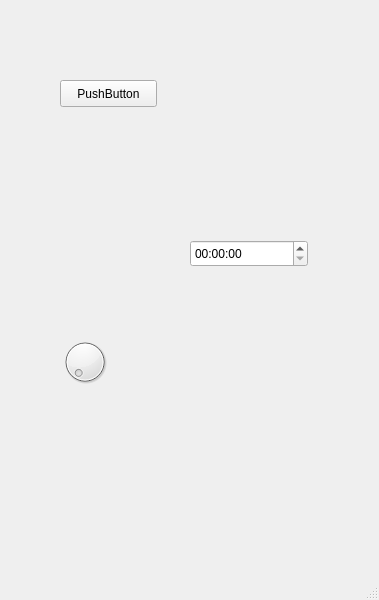
<?xml version="1.0" encoding="UTF-8"?>
<ui version="4.0">
 <class>MainWindow</class>
 <widget class="QMainWindow" name="MainWindow">
  <property name="geometry">
   <rect>
    <x>0</x>
    <y>0</y>
    <width>379</width>
    <height>600</height>
   </rect>
  </property>
  <property name="windowTitle">
   <string>MainWindow</string>
  </property>
  <widget class="QWidget" name="centralwidget">
   <widget class="QPushButton" name="pushButton">
    <property name="geometry">
     <rect>
      <x>60</x>
      <y>80</y>
      <width>97</width>
      <height>27</height>
     </rect>
    </property>
    <property name="text">
     <string>PushButton</string>
    </property>
   </widget>
   <widget class="QTimeEdit" name="timeEdit">
    <property name="geometry">
     <rect>
      <x>190</x>
      <y>240</y>
      <width>118</width>
      <height>27</height>
     </rect>
    </property>
   </widget>
   <widget class="QDial" name="dial">
    <property name="geometry">
     <rect>
      <x>60</x>
      <y>330</y>
      <width>50</width>
      <height>64</height>
     </rect>
    </property>
   </widget>
  </widget>
  <widget class="QMenuBar" name="menubar">
   <property name="geometry">
    <rect>
     <x>0</x>
     <y>0</y>
     <width>379</width>
     <height>25</height>
    </rect>
   </property>
  </widget>
  <widget class="QStatusBar" name="statusbar"/>
 </widget>
 <resources/>
 <connections/>
</ui>
